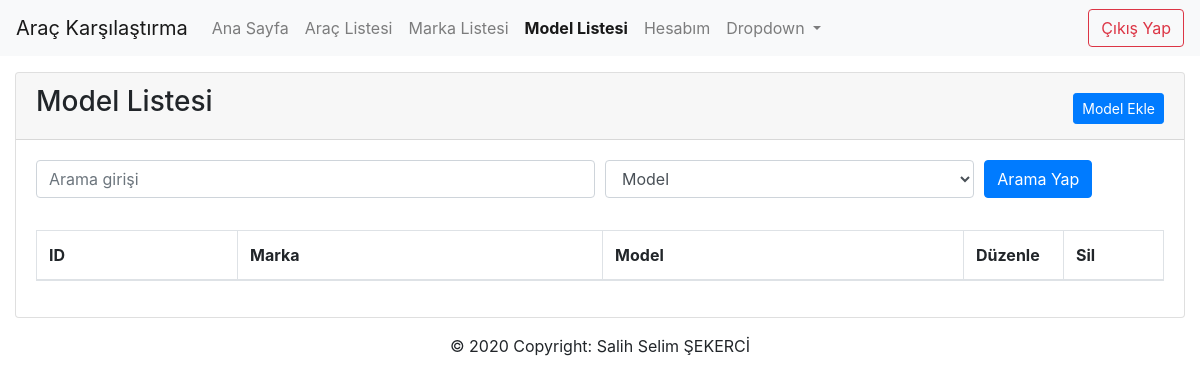
Page /anaklasor/model-listesi.php (signed in) on the earlier database version.
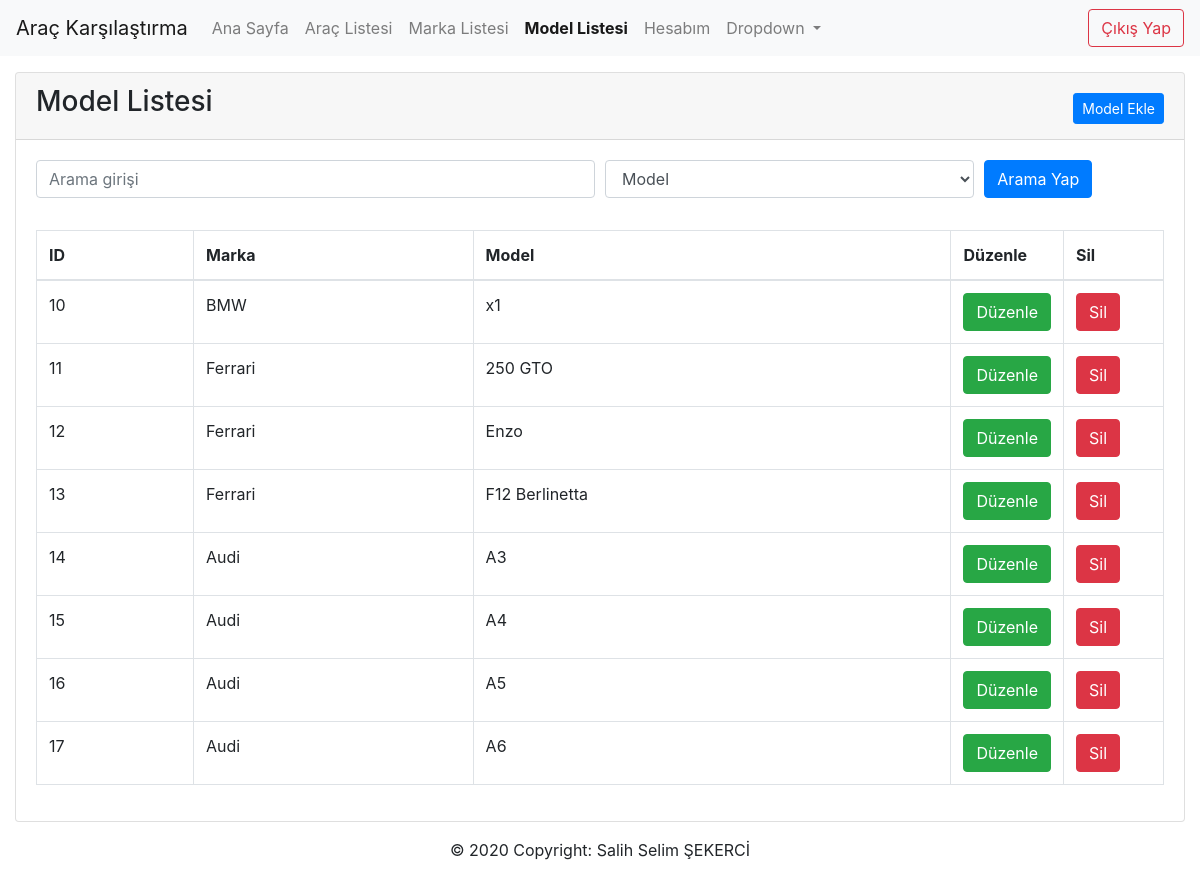
Same page on the later database version.
### tables this page shows
CREATE TABLE `model` (
  `id` int(11) NOT NULL,
  `marka_id` int(11) NOT NULL,
  `model` varchar(254) NOT NULL
);

CREATE TABLE `marka` (
  `id` int(11) NOT NULL,
  `marka` varchar(11) NOT NULL
);

### anaklasor/model-listesi.php (the view, shortened to what this page needs)
<!doctype html>
<html lang="tr">
<?php include("./assets/head.php") ?>
<?php include("./assets/nav.php") ?>
<?php
if (isset($_GET['text']) && !empty($_GET['text'])) {
    $text = $_GET['text'];
    $tur = $_GET['tur'];
    if ($tur == "marka") {
        $ModelSor = $db->prepare("SELECT model.id,model.model,model.marka_id, marka.marka FROM model    INNER JOIN marka ON marka.id = model.marka_id WHERE marka LIKE '%" . $text . "%'");
        $ModelSor->execute();
    }
    if ($tur == "model") {
        $ModelSor = $db->prepare("SELECT model.id,model.model,model.marka_id, marka.marka FROM model    INNER JOIN marka ON marka.id = model.marka_id WHERE model LIKE '%" . $text . "%'");
        $ModelSor->execute();
    }
} else {
    $ModelSor = $db->prepare("SELECT model.id,model.model,model.marka_id, marka.marka FROM model    INNER JOIN marka ON marka.id = model.marka_id");
    $ModelSor->execute();
}
?>
<body class="">
    <div class="container-fluid">
        <div class="card">
            <div class="card-header">
                <div class="d-flex justify-content-between">
                    <h3>Model Listesi</h3>
                    <div class="ekle text-right mt-2">
                        <a href="Model-ekle.php" class="btn btn-sm btn-primary">Model Ekle</a>
                    </div>
                </div>
            </div>
            <div class="card-body">
                <form method="GET">
                    <div class="form-row">
                        <div class="form-group col-md-6">
                            <input type="text" name="text" class="form-control" placeholder="Arama girişi">
                        </div>
                        <div class="form-group col-md-4">
                            <select id="inputState" name="tur" class="form-control">
                                <option value="model" selected>Model</option>
                            </select>
                        </div>
                        <div class="form-group col-md-2">
                            <button class="btn btn-primary">Arama Yap</button>
                        </div>
                    </div>
                </form>
                <table class="table table-hover table-bordered">
                    <thead>
                        <tr>
                            <th>ID</th>
                            <th>Marka</th>
                            <th>Model</th>
                            <th width=100>Düzenle</th>
                            <th width=100>Sil</th>
                        </tr>
                    </thead>
                    <tbody>
                        <?php
                        while ($ModelCek = $ModelSor->fetch(PDO::FETCH_ASSOC)) { ?>
                            <tr>
                                <td><?= $ModelCek['id'] ?></td>
                                <td><?= $ModelCek['marka'] ?></td>
                                <td><?= $ModelCek['model'] ?></td>
                                <td><a href="Model-duzenle.php?id=<?= $ModelCek['id'] ?>" class="btn btn-success">Düzenle</a></td>
                                <td><button class="btn btn-danger" onclick="silBtn(<?= $ModelCek['id'] ?>,'<?= $ModelCek['Model'] ?>')">Sil</button></td>
                            </tr>
                        <?php } ?>
                    </tbody>
                </table>
            </div>
        </div>
    </div>
    <?php
    include("./assets/footer.php");
    ?>
</body>
</html>

Differences in the rows shown:
added model: id "10", marka.marka "BMW", model "x1"
added model: id "11", marka.marka "Ferrari", model "250 GTO"
added model: id "12", marka.marka "Ferrari", model "Enzo"
added model: id "13", marka.marka "Ferrari", model "F12 Berlinetta"
added model: id "14", marka.marka "Audi", model "A3"
added model: id "15", marka.marka "Audi", model "A4"
added model: id "16", marka.marka "Audi", model "A5"
added model: id "17", marka.marka "Audi", model "A6"
